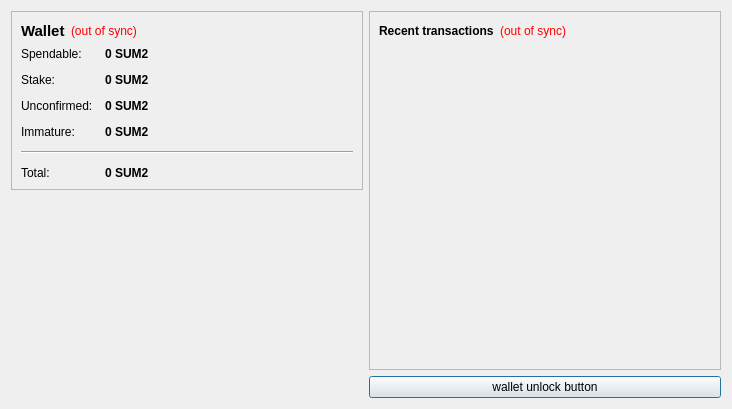
<?xml version="1.0" encoding="UTF-8"?>
<ui version="4.0">
 <class>OverviewPage</class>
 <widget class="QWidget" name="OverviewPage">
  <property name="geometry">
   <rect>
    <x>0</x>
    <y>0</y>
    <width>732</width>
    <height>409</height>
   </rect>
  </property>
  <property name="windowTitle">
   <string>Form</string>
  </property>
  <layout class="QHBoxLayout" name="horizontalLayout" stretch="0,0">
   <item>
    <layout class="QVBoxLayout" name="verticalLayout_2">
     <item>
      <widget class="QFrame" name="frame">
       <property name="frameShape">
        <enum>QFrame::StyledPanel</enum>
       </property>
       <property name="frameShadow">
        <enum>QFrame::Raised</enum>
       </property>
       <layout class="QVBoxLayout" name="verticalLayout_4">
        <item>
         <layout class="QHBoxLayout" name="horizontalLayout_4">
          <item>
           <widget class="QLabel" name="label_5">
            <property name="font">
             <font>
              <pointsize>11</pointsize>
              <weight>75</weight>
              <bold>true</bold>
             </font>
            </property>
            <property name="text">
             <string>Wallet</string>
            </property>
           </widget>
          </item>
          <item>
           <widget class="QLabel" name="labelWalletStatus">
            <property name="toolTip">
             <string>The displayed information may be out of date. Your wallet automatically synchronizes with the SummerCoinV2 network after a connection is established, but this process has not completed yet.</string>
            </property>
            <property name="styleSheet">
             <string notr="true">QLabel { color: red; }</string>
            </property>
            <property name="text">
             <string notr="true">(out of sync)</string>
            </property>
            <property name="alignment">
             <set>Qt::AlignLeading|Qt::AlignLeft|Qt::AlignVCenter</set>
            </property>
           </widget>
          </item>
          <item>
           <spacer name="horizontalSpacer_2">
            <property name="orientation">
             <enum>Qt::Horizontal</enum>
            </property>
            <property name="sizeHint" stdset="0">
             <size>
              <width>40</width>
              <height>20</height>
             </size>
            </property>
           </spacer>
          </item>
         </layout>
        </item>
        <item>
         <layout class="QFormLayout" name="formLayout_2">
          <property name="fieldGrowthPolicy">
           <enum>QFormLayout::AllNonFixedFieldsGrow</enum>
          </property>
          <property name="horizontalSpacing">
           <number>12</number>
          </property>
          <property name="verticalSpacing">
           <number>12</number>
          </property>
          <item row="0" column="0">
           <widget class="QLabel" name="label">
            <property name="text">
             <string>Spendable:</string>
            </property>
           </widget>
          </item>
          <item row="0" column="1">
           <widget class="QLabel" name="labelBalance">
            <property name="font">
             <font>
              <weight>75</weight>
              <bold>true</bold>
             </font>
            </property>
            <property name="cursor">
             <cursorShape>IBeamCursor</cursorShape>
            </property>
            <property name="toolTip">
             <string>Your current spendable balance</string>
            </property>
            <property name="text">
             <string notr="true">0 SUM2</string>
            </property>
            <property name="textInteractionFlags">
             <set>Qt::LinksAccessibleByMouse|Qt::TextSelectableByKeyboard|Qt::TextSelectableByMouse</set>
            </property>
           </widget>
          </item>
          <item row="1" column="0">
           <widget class="QLabel" name="label_6">
            <property name="text">
             <string>Stake:</string>
            </property>
           </widget>
          </item>
          <item row="1" column="1">
           <widget class="QLabel" name="labelStake">
            <property name="font">
             <font>
              <weight>75</weight>
              <bold>true</bold>
             </font>
            </property>
            <property name="cursor">
             <cursorShape>IBeamCursor</cursorShape>
            </property>
            <property name="toolTip">
             <string>Total of coins that was staked, and do not yet count toward the current balance</string>
            </property>
            <property name="text">
             <string notr="true">0 SUM2</string>
            </property>
            <property name="textInteractionFlags">
             <set>Qt::LinksAccessibleByMouse|Qt::TextSelectableByKeyboard|Qt::TextSelectableByMouse</set>
            </property>
           </widget>
          </item>
          <item row="2" column="0">
           <widget class="QLabel" name="label_3">
            <property name="text">
             <string>Unconfirmed:</string>
            </property>
           </widget>
          </item>
          <item row="2" column="1">
           <widget class="QLabel" name="labelUnconfirmed">
            <property name="font">
             <font>
              <weight>75</weight>
              <bold>true</bold>
             </font>
            </property>
            <property name="cursor">
             <cursorShape>IBeamCursor</cursorShape>
            </property>
            <property name="toolTip">
             <string>Total of transactions that have yet to be confirmed, and do not yet count toward the current balance</string>
            </property>
            <property name="text">
             <string notr="true">0 SUM2</string>
            </property>
            <property name="textInteractionFlags">
             <set>Qt::LinksAccessibleByMouse|Qt::TextSelectableByKeyboard|Qt::TextSelectableByMouse</set>
            </property>
           </widget>
          </item>
          <item row="3" column="0">
           <widget class="QLabel" name="labelImmatureText">
            <property name="text">
             <string>Immature:</string>
            </property>
           </widget>
          </item>
          <item row="3" column="1">
           <widget class="QLabel" name="labelImmature">
            <property name="font">
             <font>
              <weight>75</weight>
              <bold>true</bold>
             </font>
            </property>
            <property name="toolTip">
             <string>Mined balance that has not yet matured</string>
            </property>
            <property name="text">
             <string notr="true">0 SUM2</string>
            </property>
            <property name="textInteractionFlags">
             <set>Qt::LinksAccessibleByMouse|Qt::TextSelectableByKeyboard|Qt::TextSelectableByMouse</set>
            </property>
           </widget>
          </item>
          <item row="4" column="0" colspan="2">
           <widget class="Line" name="line">
            <property name="orientation">
             <enum>Qt::Horizontal</enum>
            </property>
           </widget>
          </item>
          <item row="5" column="0">
           <widget class="QLabel" name="labelTotalText">
            <property name="text">
             <string>Total:</string>
            </property>
           </widget>
          </item>
          <item row="5" column="1">
           <widget class="QLabel" name="labelTotal">
            <property name="font">
             <font>
              <weight>75</weight>
              <bold>true</bold>
             </font>
            </property>
            <property name="cursor">
             <cursorShape>IBeamCursor</cursorShape>
            </property>
            <property name="toolTip">
             <string>Your current total balance</string>
            </property>
            <property name="text">
             <string notr="true">0 SUM2</string>
            </property>
            <property name="textInteractionFlags">
             <set>Qt::LinksAccessibleByMouse|Qt::TextSelectableByKeyboard|Qt::TextSelectableByMouse</set>
            </property>
           </widget>
          </item>
         </layout>
        </item>
       </layout>
      </widget>
     </item>
     <item>
      <spacer name="verticalSpacer_4">
       <property name="orientation">
        <enum>Qt::Vertical</enum>
       </property>
       <property name="sizeHint" stdset="0">
        <size>
         <width>20</width>
         <height>40</height>
        </size>
       </property>
      </spacer>
     </item>
     <item>
      <widget class="QLabel" name="label_2">
       <property name="text">
        <string/>
       </property>
       <property name="pixmap">
        <pixmap resource="../bitcoin.qrc">:/images/Wallet_Logo</pixmap>
       </property>
       <property name="alignment">
        <set>Qt::AlignCenter</set>
       </property>
      </widget>
     </item>
     <item>
      <spacer name="verticalSpacer">
       <property name="orientation">
        <enum>Qt::Vertical</enum>
       </property>
       <property name="sizeHint" stdset="0">
        <size>
         <width>20</width>
         <height>40</height>
        </size>
       </property>
      </spacer>
     </item>
    </layout>
   </item>
   <item>
    <layout class="QVBoxLayout" name="verticalLayout_3">
     <item>
      <widget class="QFrame" name="frame_2">
       <property name="frameShape">
        <enum>QFrame::StyledPanel</enum>
       </property>
       <property name="frameShadow">
        <enum>QFrame::Raised</enum>
       </property>
       <layout class="QVBoxLayout" name="verticalLayout">
        <item>
         <layout class="QHBoxLayout" name="horizontalLayout_2">
          <item>
           <widget class="QLabel" name="label_4">
            <property name="text">
             <string>&lt;b&gt;Recent transactions&lt;/b&gt;</string>
            </property>
           </widget>
          </item>
          <item>
           <widget class="QLabel" name="labelTransactionsStatus">
            <property name="toolTip">
             <string>The displayed information may be out of date. Your wallet automatically synchronizes with the SummerCoinV2 network after a connection is established, but this process has not completed yet.</string>
            </property>
            <property name="styleSheet">
             <string notr="true">QLabel { color: red; }</string>
            </property>
            <property name="text">
             <string notr="true">(out of sync)</string>
            </property>
            <property name="alignment">
             <set>Qt::AlignRight|Qt::AlignTrailing|Qt::AlignVCenter</set>
            </property>
           </widget>
          </item>
          <item>
           <spacer name="horizontalSpacer">
            <property name="orientation">
             <enum>Qt::Horizontal</enum>
            </property>
            <property name="sizeHint" stdset="0">
             <size>
              <width>40</width>
              <height>20</height>
             </size>
            </property>
           </spacer>
          </item>
         </layout>
        </item>
        <item>
         <widget class="QListView" name="listTransactions">
          <property name="styleSheet">
           <string notr="true">QListView { background: transparent; }</string>
          </property>
          <property name="frameShape">
           <enum>QFrame::NoFrame</enum>
          </property>
          <property name="verticalScrollBarPolicy">
           <enum>Qt::ScrollBarAlwaysOff</enum>
          </property>
          <property name="horizontalScrollBarPolicy">
           <enum>Qt::ScrollBarAlwaysOff</enum>
          </property>
          <property name="selectionMode">
           <enum>QAbstractItemView::NoSelection</enum>
          </property>
         </widget>
        </item>
        <item>
         <widget class="QLabel" name="label_7">
          <property name="layoutDirection">
           <enum>Qt::RightToLeft</enum>
          </property>
          <property name="text">
           <string/>
          </property>
          <property name="pixmap">
           <pixmap resource="../bitcoin.qrc">:/images/Walet_Logo2</pixmap>
          </property>
         </widget>
        </item>
       </layout>
      </widget>
     </item>
     <item>
      <widget class="QPushButton" name="unlockWalletButton">
       <property name="sizePolicy">
        <sizepolicy hsizetype="Minimum" vsizetype="Fixed">
         <horstretch>0</horstretch>
         <verstretch>0</verstretch>
        </sizepolicy>
       </property>
       <property name="maximumSize">
        <size>
         <width>16777214</width>
         <height>16777214</height>
        </size>
       </property>
       <property name="toolTip">
        <string/>
       </property>
       <property name="text">
        <string>wallet unlock button</string>
       </property>
       <property name="checkable">
        <bool>false</bool>
       </property>
       <property name="autoDefault">
        <bool>false</bool>
       </property>
       <property name="default">
        <bool>true</bool>
       </property>
       <property name="flat">
        <bool>false</bool>
       </property>
      </widget>
     </item>
    </layout>
   </item>
  </layout>
 </widget>
 <resources>
  <include location="../bitcoin.qrc"/>
 </resources>
 <connections/>
</ui>
